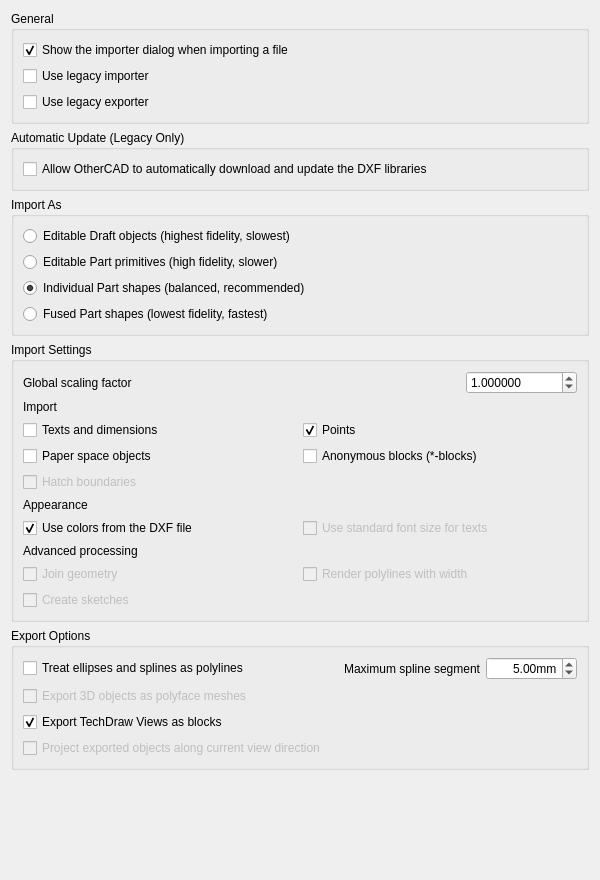
<?xml version="1.0" encoding="UTF-8"?>
<ui version="4.0">
 <class>Gui::Dialog::DlgSettingsDraft</class>
 <widget class="QWidget" name="Gui::Dialog::DlgSettingsDraft">
  <property name="geometry">
   <rect>
    <x>0</x>
    <y>0</y>
    <width>600</width>
    <height>880</height>
   </rect>
  </property>
  <property name="windowTitle">
   <string>DXF</string>
  </property>
  <layout class="QVBoxLayout" name="verticalLayout_Main">
   <item>
    <widget class="QGroupBox" name="groupBox_General">
     <property name="title">
      <string>General</string>
     </property>
     <layout class="QVBoxLayout" name="verticalLayout_General">
      <item>
       <widget class="Gui::PrefCheckBox" name="checkBox_dxfShowDialog">
        <property name="toolTip">
         <string>If checked, this preferences dialog will be shown each time you import or export
a DXF file.</string>
        </property>
        <property name="text">
         <string>Show the importer dialog when importing a file</string>
        </property>
        <property name="checked">
         <bool>true</bool>
        </property>
        <property name="prefEntry" stdset="0">
         <cstring>dxfShowDialog</cstring>
        </property>
        <property name="prefPath" stdset="0">
         <cstring>Mod/Draft</cstring>
        </property>
       </widget>
      </item>
      <item>
       <widget class="Gui::PrefCheckBox" name="checkBox_dxfUseLegacyImporter">
        <property name="toolTip">
         <string>Use the legacy Python importer. This importer is more feature-complete but slower and requires an external library.</string>
        </property>
        <property name="text">
         <string>Use legacy importer</string>
        </property>
        <property name="prefEntry" stdset="0">
         <cstring>dxfUseLegacyImporter</cstring>
        </property>
        <property name="prefPath" stdset="0">
         <cstring>Mod/Draft</cstring>
        </property>
       </widget>
      </item>
      <item>
       <widget class="Gui::PrefCheckBox" name="checkBox_dxfUseLegacyExporter">
        <property name="toolTip">
         <string>Use the legacy Python exporter. This exporter is more feature-complete but slower and requires an external library.</string>
        </property>
        <property name="text">
         <string>Use legacy exporter</string>
        </property>
        <property name="prefEntry" stdset="0">
         <cstring>dxfUseLegacyExporter</cstring>
        </property>
        <property name="prefPath" stdset="0">
         <cstring>Mod/Draft</cstring>
        </property>
       </widget>
      </item>
     </layout>
    </widget>
   </item>
   <item>
    <widget class="QGroupBox" name="groupBox_AutoUpdate">
     <property name="title">
      <string>Automatic Update (Legacy Only)</string>
     </property>
     <layout class="QVBoxLayout" name="verticalLayout_AutoUpdate">
      <item>
       <widget class="Gui::PrefCheckBox" name="checkBox_dxfAllowDownload">
        <property name="toolTip">
         <string>If checked, FreeCAD is allowed to download and update the Python libraries
required by the legacy importer. This can also be done manually by installing
the 'dxf_library' addon from the Addon Manager.</string>
        </property>
        <property name="text">
         <string>Allow OtherCAD to automatically download and update the DXF libraries</string>
        </property>
        <property name="prefEntry" stdset="0">
         <cstring>dxfAllowDownload</cstring>
        </property>
        <property name="prefPath" stdset="0">
         <cstring>Mod/Draft</cstring>
        </property>
       </widget>
      </item>
     </layout>
    </widget>
   </item>
   <item>
    <widget class="QGroupBox" name="groupBox_ImportAs">
     <property name="title">
      <string>Import As</string>
     </property>
     <layout class="QVBoxLayout" name="verticalLayout_ImportAs">
      <item>
       <widget class="Gui::PrefRadioButton" name="radio_ImportAs_Draft">
        <property name="enabled">
         <bool>true</bool>
        </property>
        <property name="toolTip">
         <string>Creates fully parametric Draft objects. Block definitions are imported as
reusable objects (Part Compounds) and instances become `App::Link` objects,
maintaining the block structure. Best for full integration with the Draft
workbench. </string>
        </property>
        <property name="text">
         <string>Editable Draft objects (highest fidelity, slowest)</string>
        </property>
        <property name="prefEntry" stdset="0">
         <cstring>dxfImportAsDraft</cstring>
        </property>
        <property name="prefPath" stdset="0">
         <cstring>Mod/Draft</cstring>
        </property>
        <property name="prefRadioButtonGroup" stdset="0">
         <string>DxfImportMode</string>
        </property>
        <property name="prefRadioButtonValue" stdset="0">
         <number>0</number>
        </property>
       </widget>
      </item>
      <item>
       <widget class="Gui::PrefRadioButton" name="radio_ImportAs_Primitives">
        <property name="enabled">
         <bool>true</bool>
        </property>
        <property name="toolTip">
         <string>Creates parametric Part objects (e.g., Part::Line, Part::Circle). Block
definitions are imported as reusable objects (Part Compounds) and instances
become `App::Link` objects, maintaining the block structure. Best for
script-based post-processing and Part workbench integration.</string>
        </property>
        <property name="text">
         <string>Editable Part primitives (high fidelity, slower)</string>
        </property>
        <property name="prefEntry" stdset="0">
         <cstring>dxfImportAsPrimitives</cstring>
        </property>
        <property name="prefPath" stdset="0">
         <cstring>Mod/Draft</cstring>
        </property>
        <property name="prefRadioButtonGroup" stdset="0">
         <string>DxfImportMode</string>
        </property>
        <property name="prefRadioButtonValue" stdset="0">
         <number>1</number>
        </property>
       </widget>
      </item>
      <item>
       <widget class="Gui::PrefRadioButton" name="radio_ImportAs_Shapes">
        <property name="toolTip">
         <string>Creates a non-parametric shape for each DXF entity. Block definitions are
imported as reusable objects (Part Compounds) and instances become `App::Link`
objects, maintaining the block structure. Good for referencing and measuring.</string>
        </property>
        <property name="text">
         <string>Individual Part shapes (balanced, recommended)</string>
        </property>
        <property name="checked">
         <bool>true</bool>
        </property>
        <property name="prefEntry" stdset="0">
         <cstring>dxfImportAsShapes</cstring>
        </property>
        <property name="prefPath" stdset="0">
         <cstring>Mod/Draft</cstring>
        </property>
        <property name="prefRadioButtonGroup" stdset="0">
         <string>DxfImportMode</string>
        </property>
        <property name="prefRadioButtonValue" stdset="0">
         <number>2</number>
        </property>
       </widget>
      </item>
      <item>
       <widget class="Gui::PrefRadioButton" name="radio_ImportAs_Fused">
        <property name="toolTip">
         <string>Merges all geometry per layer into a single, non-editable shape. Block
structures are not preserved; their geometry becomes part of the layer's
shape. Best for importing and viewing very large files with maximum performance.</string>
        </property>
        <property name="text">
         <string>Fused Part shapes (lowest fidelity, fastest)</string>
        </property>
        <property name="prefEntry" stdset="0">
         <cstring>dxfImportAsFused</cstring>
        </property>
        <property name="prefPath" stdset="0">
         <cstring>Mod/Draft</cstring>
        </property>
        <property name="prefRadioButtonGroup" stdset="0">
         <string>DxfImportMode</string>
        </property>
        <property name="prefRadioButtonValue" stdset="0">
         <number>3</number>
        </property>
       </widget>
      </item>
     </layout>
    </widget>
   </item>
   <item>
    <widget class="QGroupBox" name="groupBox_ImportSettings">
     <property name="title">
      <string>Import Settings</string>
     </property>
     <layout class="QVBoxLayout" name="verticalLayout_ImportSettings">
      <item>
       <layout class="QHBoxLayout" name="horizontalLayout_Scaling">
        <item>
         <widget class="QLabel" name="label_dxfScaling">
          <property name="text">
           <string>Global scaling factor</string>
          </property>
         </widget>
        </item>
        <item>
         <spacer name="horizontalSpacer_1">
          <property name="orientation">
           <enum>Qt::Horizontal</enum>
          </property>
          <property name="sizeHint" stdset="0">
           <size>
            <width>40</width>
            <height>20</height>
           </size>
          </property>
         </spacer>
        </item>
        <item>
         <widget class="Gui::PrefDoubleSpinBox" name="spinBox_dxfScaling">
          <property name="toolTip">
           <string>Scale factor to apply to DXF files on import. The factor is the conversion
between the DXF file's unit and millimeters. Example: for files in
millimeters: 1, in centimeters: 10, in meters: 1000, in inches: 25.4,
in feet: 304.8</string>
          </property>
          <property name="decimals">
           <number>6</number>
          </property>
          <property name="maximum">
           <double>999999.999998999992386</double>
          </property>
          <property name="value">
           <double>1.000000000000000</double>
          </property>
          <property name="prefEntry" stdset="0">
           <cstring>dxfScaling</cstring>
          </property>
          <property name="prefPath" stdset="0">
           <cstring>Mod/Draft</cstring>
          </property>
         </widget>
        </item>
       </layout>
      </item>
      <item>
       <widget class="QLabel" name="label_ImportContent">
        <property name="text">
         <string>Import</string>
        </property>
       </widget>
      </item>
      <item>
       <layout class="QGridLayout" name="gridLayout_Import">
        <item row="0" column="0">
         <widget class="Gui::PrefCheckBox" name="checkBox_dxftext">
          <property name="toolTip">
           <string>If checked, text, mtext, and dimension entities will be imported as Draft objects</string>
          </property>
          <property name="text">
           <string>Texts and dimensions</string>
          </property>
          <property name="prefEntry" stdset="0">
           <cstring>dxftext</cstring>
          </property>
          <property name="prefPath" stdset="0">
           <cstring>Mod/Draft</cstring>
          </property>
         </widget>
        </item>
        <item row="0" column="1">
         <widget class="Gui::PrefCheckBox" name="checkBox_dxfImportPoints">
          <property name="toolTip">
           <string>If checked, point entities will be imported</string>
          </property>
          <property name="text">
           <string>Points</string>
          </property>
          <property name="checked">
           <bool>true</bool>
          </property>
          <property name="prefEntry" stdset="0">
           <cstring>dxfImportPoints</cstring>
          </property>
          <property name="prefPath" stdset="0">
           <cstring>Mod/Draft</cstring>
          </property>
         </widget>
        </item>
        <item row="1" column="0">
         <widget class="Gui::PrefCheckBox" name="checkBox_dxflayout">
          <property name="toolTip">
           <string>If checked, entities from the paper space will also be imported. By default,
only model space is imported</string>
          </property>
          <property name="text">
           <string>Paper space objects</string>
          </property>
          <property name="prefEntry" stdset="0">
           <cstring>dxflayout</cstring>
          </property>
          <property name="prefPath" stdset="0">
           <cstring>Mod/Draft</cstring>
          </property>
         </widget>
        </item>
        <item row="1" column="1">
         <widget class="Gui::PrefCheckBox" name="checkBox_dxfstarblocks">
          <property name="toolTip">
           <string>If checked, anonymous blocks (whose names begin with *) will also be imported.
These are often used for hatches and dimensions</string>
          </property>
          <property name="text">
           <string>Anonymous blocks (*-blocks)</string>
          </property>
          <property name="prefEntry" stdset="0">
           <cstring>dxfstarblocks</cstring>
          </property>
          <property name="prefPath" stdset="0">
           <cstring>Mod/Draft</cstring>
          </property>
         </widget>
        </item>
        <item row="2" column="0">
         <widget class="Gui::PrefCheckBox" name="checkBox_importDxfHatches">
          <property name="enabled">
           <bool>false</bool>
          </property>
          <property name="toolTip">
           <string>If checked, the boundaries of hatch objects will be imported as closed wires.
(Legacy importer only)</string>
          </property>
          <property name="text">
           <string>Hatch boundaries</string>
          </property>
          <property name="prefEntry" stdset="0">
           <cstring>importDxfHatches</cstring>
          </property>
          <property name="prefPath" stdset="0">
           <cstring>Mod/Draft</cstring>
          </property>
         </widget>
        </item>
       </layout>
      </item>
      <item>
       <widget class="QLabel" name="label_Appearance">
        <property name="text">
         <string>Appearance</string>
        </property>
       </widget>
      </item>
      <item>
       <layout class="QGridLayout" name="gridLayout_Appearance">
        <item row="0" column="0">
         <widget class="Gui::PrefCheckBox" name="checkBox_dxfGetOriginalColors">
          <property name="toolTip">
           <string>If checked, colors will be set as specified in the DXF file whenever
possible. Otherwise, default FreeCAD colors are applied</string>
          </property>
          <property name="text">
           <string>Use colors from the DXF file</string>
          </property>
          <property name="checked">
           <bool>true</bool>
          </property>
          <property name="prefEntry" stdset="0">
           <cstring>dxfGetOriginalColors</cstring>
          </property>
          <property name="prefPath" stdset="0">
           <cstring>Mod/Draft</cstring>
          </property>
         </widget>
        </item>
        <item row="0" column="1">
         <widget class="Gui::PrefCheckBox" name="checkBox_dxfStdSize">
          <property name="enabled">
           <bool>false</bool>
          </property>
          <property name="toolTip">
           <string>If checked, imported texts will get the standard Draft text size, instead of
the size defined in the DXF document. (Legacy importer only)</string>
          </property>
          <property name="text">
           <string>Use standard font size for texts</string>
          </property>
          <property name="prefEntry" stdset="0">
           <cstring>dxfStdSize</cstring>
          </property>
          <property name="prefPath" stdset="0">
           <cstring>Mod/Draft</cstring>
          </property>
         </widget>
        </item>
       </layout>
      </item>
      <item>
       <widget class="QLabel" name="label_AdvancedProcessing">
        <property name="text">
         <string>Advanced processing</string>
        </property>
       </widget>
      </item>
      <item>
       <layout class="QGridLayout" name="gridLayout_Advanced">
        <item row="0" column="0">
         <widget class="Gui::PrefCheckBox" name="checkBox_joingeometry">
          <property name="enabled">
           <bool>false</bool>
          </property>
          <property name="toolTip">
           <string>If checked, the legacy importer will attempt to join coincident geometric
objects into wires. This can be slow for large files. (Legacy importer only)</string>
          </property>
          <property name="text">
           <string>Join geometry</string>
          </property>
          <property name="prefEntry" stdset="0">
           <cstring>joingeometry</cstring>
          </property>
          <property name="prefPath" stdset="0">
           <cstring>Mod/Draft</cstring>
          </property>
         </widget>
        </item>
        <item row="0" column="1">
         <widget class="Gui::PrefCheckBox" name="checkBox_renderPolylineWidth">
          <property name="enabled">
           <bool>false</bool>
          </property>
          <property name="toolTip">
           <string>If checked, polylines that have a width property will be rendered as faces
representing that width. (Legacy importer only)</string>
          </property>
          <property name="text">
           <string>Render polylines with width</string>
          </property>
          <property name="prefEntry" stdset="0">
           <cstring>renderPolylineWidth</cstring>
          </property>
          <property name="prefPath" stdset="0">
           <cstring>Mod/Draft</cstring>
          </property>
         </widget>
        </item>
        <item row="1" column="0">
         <widget class="Gui::PrefCheckBox" name="checkBox_dxfCreateSketch">
          <property name="enabled">
           <bool>false</bool>
          </property>
          <property name="toolTip">
           <string>If checked, the legacy importer will attempt to create Sketcher objects
instead of Draft or Part objects. This overrides the 'Import As' setting</string>
          </property>
          <property name="text">
           <string>Create sketches</string>
          </property>
          <property name="prefEntry" stdset="0">
           <cstring>dxfCreateSketch</cstring>
          </property>
          <property name="prefPath" stdset="0">
           <cstring>Mod/Draft</cstring>
          </property>
         </widget>
        </item>
       </layout>
      </item>
     </layout>
    </widget>
   </item>
   <item>
    <widget class="QGroupBox" name="groupBox_ExportOptions">
     <property name="title">
      <string>Export Options</string>
     </property>
     <layout class="QVBoxLayout" name="verticalLayout_Export">
      <item>
       <layout class="QHBoxLayout" name="horizontalLayout_Discretize">
        <item>
         <widget class="Gui::PrefCheckBox" name="checkBox_DiscretizeEllipses">
          <property name="toolTip">
           <string>Ellipse export is poorly supported. Use this to export them as polylines instead.</string>
          </property>
          <property name="text">
           <string>Treat ellipses and splines as polylines</string>
          </property>
          <property name="prefEntry" stdset="0">
           <cstring>DiscretizeEllipses</cstring>
          </property>
          <property name="prefPath" stdset="0">
           <cstring>Mod/Draft</cstring>
          </property>
         </widget>
        </item>
        <item>
         <spacer name="horizontalSpacer_2">
          <property name="orientation">
           <enum>Qt::Horizontal</enum>
          </property>
          <property name="sizeHint" stdset="0">
           <size>
            <width>40</width>
            <height>20</height>
           </size>
          </property>
         </spacer>
        </item>
        <item>
         <widget class="QLabel" name="label_maxsegmentlength">
          <property name="text">
           <string>Maximum spline segment</string>
          </property>
          <property name="alignment">
           <set>Qt::AlignRight|Qt::AlignTrailing|Qt::AlignVCenter</set>
          </property>
         </widget>
        </item>
        <item>
         <widget class="Gui::PrefDoubleSpinBox" name="spinBox_maxsegmentlength">
          <property name="toolTip">
           <string>Maximum length of each of the polyline segments. '0' treats the whole spline as a straight segment.</string>
          </property>
          <property name="alignment">
           <set>Qt::AlignRight|Qt::AlignTrailing|Qt::AlignVCenter</set>
          </property>
          <property name="suffix">
           <string>mm</string>
          </property>
          <property name="maximum">
           <double>9999.989999999999782</double>
          </property>
          <property name="value">
           <double>5.000000000000000</double>
          </property>
          <property name="prefEntry" stdset="0">
           <cstring>maxsegmentlength</cstring>
          </property>
          <property name="prefPath" stdset="0">
           <cstring>Mod/Draft</cstring>
          </property>
         </widget>
        </item>
       </layout>
      </item>
      <item>
       <layout class="QHBoxLayout" name="horizontalLayout_Export3D">
        <item>
         <widget class="Gui::PrefCheckBox" name="checkBox_dxfmesh">
          <property name="enabled">
           <bool>false</bool>
          </property>
          <property name="toolTip">
           <string>All objects containing faces will be exported as 3D polyface meshes</string>
          </property>
          <property name="text">
           <string>Export 3D objects as polyface meshes</string>
          </property>
          <property name="prefEntry" stdset="0">
           <cstring>dxfmesh</cstring>
          </property>
          <property name="prefPath" stdset="0">
           <cstring>Mod/Draft</cstring>
          </property>
         </widget>
        </item>
       </layout>
      </item>
      <item>
       <layout class="QHBoxLayout" name="horizontalLayout_ExportTechDraw">
        <item>
         <widget class="Gui::PrefCheckBox" name="checkBox_dxfExportBlocks">
          <property name="toolTip">
           <string>TechDraw Views will be exported as blocks.
This might fail for post DXF R12 templates.</string>
          </property>
          <property name="text">
           <string>Export TechDraw Views as blocks</string>
          </property>
          <property name="checked">
           <bool>true</bool>
          </property>
          <property name="prefEntry" stdset="0">
           <cstring>dxfExportBlocks</cstring>
          </property>
          <property name="prefPath" stdset="0">
           <cstring>Mod/Draft</cstring>
          </property>
         </widget>
        </item>
       </layout>
      </item>
      <item>
       <layout class="QHBoxLayout" name="horizontalLayout_Project">
        <item>
         <widget class="Gui::PrefCheckBox" name="checkBox_dxfproject">
          <property name="enabled">
           <bool>false</bool>
          </property>
          <property name="toolTip">
           <string>Exported objects will be projected to reflect the current view direction</string>
          </property>
          <property name="text">
           <string>Project exported objects along current view direction</string>
          </property>
          <property name="prefEntry" stdset="0">
           <cstring>dxfproject</cstring>
          </property>
          <property name="prefPath" stdset="0">
           <cstring>Mod/Draft</cstring>
          </property>
         </widget>
        </item>
       </layout>
      </item>
     </layout>
    </widget>
   </item>
   <item>
    <spacer name="verticalSpacer">
     <property name="orientation">
      <enum>Qt::Vertical</enum>
     </property>
     <property name="sizeHint" stdset="0">
      <size>
       <width>20</width>
       <height>0</height>
      </size>
     </property>
    </spacer>
   </item>
  </layout>
 </widget>
 <customwidgets>
  <customwidget>
   <class>Gui::PrefCheckBox</class>
   <extends>QCheckBox</extends>
   <header>Gui/PrefWidgets.h</header>
  </customwidget>
  <customwidget>
   <class>Gui::PrefRadioButton</class>
   <extends>QRadioButton</extends>
   <header>Gui/PrefWidgets.h</header>
  </customwidget>
  <customwidget>
   <class>Gui::PrefDoubleSpinBox</class>
   <extends>QDoubleSpinBox</extends>
   <header>Gui/PrefWidgets.h</header>
  </customwidget>
 </customwidgets>
 <resources/>
 <connections>
  <connection>
   <sender>checkBox_dxfUseLegacyImporter</sender>
   <signal>toggled(bool)</signal>
   <receiver>checkBox_joingeometry</receiver>
   <slot>setEnabled(bool)</slot>
   <hints>
    <hint type="sourcelabel">
     <x>20</x>
     <y>20</y>
    </hint>
    <hint type="destinationlabel">
     <x>20</x>
     <y>20</y>
    </hint>
   </hints>
  </connection>
  <connection>
   <sender>checkBox_dxfUseLegacyImporter</sender>
   <signal>toggled(bool)</signal>
   <receiver>checkBox_renderPolylineWidth</receiver>
   <slot>setEnabled(bool)</slot>
   <hints>
    <hint type="sourcelabel">
     <x>20</x>
     <y>20</y>
    </hint>
    <hint type="destinationlabel">
     <x>20</x>
     <y>20</y>
    </hint>
   </hints>
  </connection>
  <connection>
   <sender>checkBox_dxfUseLegacyImporter</sender>
   <signal>toggled(bool)</signal>
   <receiver>checkBox_dxfStdSize</receiver>
   <slot>setEnabled(bool)</slot>
   <hints>
    <hint type="sourcelabel">
     <x>20</x>
     <y>20</y>
    </hint>
    <hint type="destinationlabel">
     <x>20</x>
     <y>20</y>
    </hint>
   </hints>
  </connection>
  <connection>
   <sender>checkBox_dxfUseLegacyImporter</sender>
   <signal>toggled(bool)</signal>
   <receiver>checkBox_importDxfHatches</receiver>
   <slot>setEnabled(bool)</slot>
   <hints>
    <hint type="sourcelabel">
     <x>20</x>
     <y>20</y>
    </hint>
    <hint type="destinationlabel">
     <x>20</x>
     <y>20</y>
    </hint>
   </hints>
  </connection>
  <connection>
   <sender>checkBox_dxfUseLegacyImporter</sender>
   <signal>toggled(bool)</signal>
   <receiver>checkBox_dxfCreateSketch</receiver>
   <slot>setEnabled(bool)</slot>
   <hints>
    <hint type="sourcelabel">
     <x>20</x>
     <y>20</y>
    </hint>
    <hint type="destinationlabel">
     <x>20</x>
     <y>20</y>
    </hint>
   </hints>
  </connection>
  <connection>
   <sender>checkBox_dxfCreateSketch</sender>
   <signal>toggled(bool)</signal>
   <receiver>groupBox_ImportAs</receiver>
   <slot>setDisabled(bool)</slot>
   <hints>
    <hint type="sourcelabel">
     <x>20</x>
     <y>20</y>
    </hint>
    <hint type="destinationlabel">
     <x>20</x>
     <y>20</y>
    </hint>
   </hints>
  </connection>
  <connection>
   <sender>checkBox_dxfUseLegacyExporter</sender>
   <signal>toggled(bool)</signal>
   <receiver>checkBox_dxfmesh</receiver>
   <slot>setEnabled(bool)</slot>
   <hints>
    <hint type="sourcelabel">
     <x>20</x>
     <y>20</y>
    </hint>
    <hint type="destinationlabel">
     <x>20</x>
     <y>20</y>
    </hint>
   </hints>
  </connection>
  <connection>
   <sender>checkBox_dxfUseLegacyExporter</sender>
   <signal>toggled(bool)</signal>
   <receiver>checkBox_dxfproject</receiver>
   <slot>setEnabled(bool)</slot>
   <hints>
    <hint type="sourcelabel">
     <x>20</x>
     <y>20</y>
    </hint>
    <hint type="destinationlabel">
     <x>20</x>
     <y>20</y>
    </hint>
   </hints>
  </connection>
  <connection>
   <sender>checkBox_dxfUseLegacyExporter</sender>
   <signal>toggled(bool)</signal>
   <receiver>checkBox_dxfmesh</receiver>
   <slot>setEnabled(bool)</slot>
   <hints>
    <hint type="sourcelabel">
     <x>20</x>
     <y>20</y>
    </hint>
    <hint type="destinationlabel">
     <x>20</x>
     <y>20</y>
    </hint>
   </hints>
  </connection>
  <connection>
   <sender>checkBox_dxfUseLegacyExporter</sender>
   <signal>toggled(bool)</signal>
   <receiver>checkBox_dxfproject</receiver>
   <slot>setEnabled(bool)</slot>
   <hints>
    <hint type="sourcelabel">
     <x>20</x>
     <y>20</y>
    </hint>
    <hint type="destinationlabel">
     <x>20</x>
     <y>20</y>
    </hint>
   </hints>
  </connection>
 </connections>
</ui>
